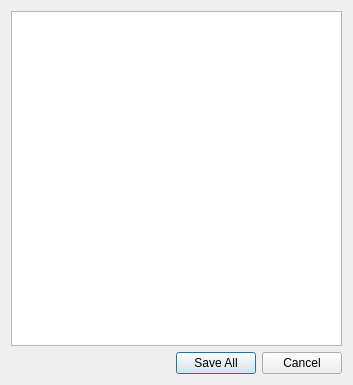
<?xml version="1.0" encoding="UTF-8"?>
<ui version="4.0">
 <class>xEdit02</class>
 <widget class="QDialog" name="xEdit02">
  <property name="geometry">
   <rect>
    <x>0</x>
    <y>0</y>
    <width>353</width>
    <height>385</height>
   </rect>
  </property>
  <property name="windowTitle">
   <string>Dialog</string>
  </property>
  <layout class="QGridLayout" name="gridLayout">
   <item row="0" column="0">
    <widget class="QListView" name="listView"/>
   </item>
   <item row="1" column="0">
    <widget class="QDialogButtonBox" name="buttonBox">
     <property name="orientation">
      <enum>Qt::Horizontal</enum>
     </property>
     <property name="standardButtons">
      <set>QDialogButtonBox::Cancel|QDialogButtonBox::SaveAll</set>
     </property>
    </widget>
   </item>
  </layout>
 </widget>
 <resources/>
 <connections>
  <connection>
   <sender>buttonBox</sender>
   <signal>accepted()</signal>
   <receiver>xEdit02</receiver>
   <slot>accept()</slot>
   <hints>
    <hint type="sourcelabel">
     <x>248</x>
     <y>254</y>
    </hint>
    <hint type="destinationlabel">
     <x>157</x>
     <y>274</y>
    </hint>
   </hints>
  </connection>
  <connection>
   <sender>buttonBox</sender>
   <signal>rejected()</signal>
   <receiver>xEdit02</receiver>
   <slot>reject()</slot>
   <hints>
    <hint type="sourcelabel">
     <x>316</x>
     <y>260</y>
    </hint>
    <hint type="destinationlabel">
     <x>286</x>
     <y>274</y>
    </hint>
   </hints>
  </connection>
 </connections>
</ui>
